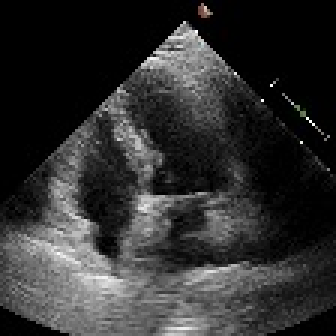
%> input picture EchoNetProcessing/frames_test_patient/EchoNetFrames/0X1A0A263B22CCD966/frames/frame-1.tif, 112 x 112 px (shown 3 times larger); its folder holds 4 pictures in this run
$ octave echo_net_1_patient_process_all_frames.m   (GNU Octave 9; MATLAB toolbox functions it lacks are replaced by stand-ins)
%> lines starting %> are read from the running program, lines starting %| are printed output that depends on the picture; in (x1, y1, x2, y2) boxes, pixels count from 0 and x2, y2 are one past the last pixel; in counts of white or black regions, pixels touching at a corner belong together; the program's own positions count from 1
%% run all the files
clear all; close all

myFolder = 'C:/Users/Shrey/Documents/Stanford/Ultrasound/EchoNetFrames/0X1A0A263B22CCD966/frames';
% Check if the folder exists
if ~isfolder(myFolder)
    errorMessage = sprintf('Error: the following folder does not exist:\n%s\n Please specify a new folder.', myFolder);
    uiwait(warndlg(errorMessage));
    myFolder = uigetdir(); % Ask for a new folder
    if myFolder == 0 % user clicked cancel
        return;
    end
end

% Get a list of all files in the folder with the desired file name pattern.
filePattern = fullfile(myFolder, '*.tif'); % specifies which type of files we want from the folder in case there is something other than .tif present there
theFiles = dir(filePattern); % directory: all the frames for this patient
for k = 1 : 2
    % Get and read the file
    baseFileName = theFiles(k).name;
    fullFileName = fullfile(theFiles(k).folder, baseFileName);
    fprintf(1, 'Now reading %s\n', fullFileName);
    frame_mat = imread(fullFileName);
%> frame_mat is the input picture: size 112x112x3 uint8; mean R, G, B 47.4, 47.4, 47.4
    frame_mat_bw = rgb2gray(frame_mat);
    frame_mat_bw_mask = imbinarize(frame_mat_bw, 0.5); % threshold: set to 0.5, can consider otsu threshold or other
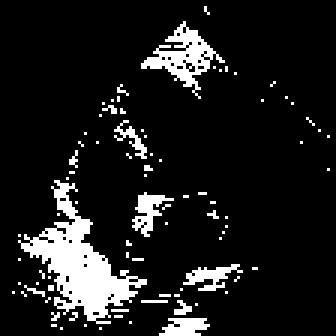
%> frame_mat_bw_mask: size 112x112 logical (shown 3 times larger); 11% white; 84 white regions (78 under 20 px), largest, box (x1, y1, x2, y2) and area: (6, 60, 49, 108) 675, (47, 7, 75, 33) 234, (44, 64, 58, 79) 86, (61, 88, 81, 97) 79, (53, 106, 70, 112) 74, (38, 40, 49, 53) 43

    % Save the black and white version of the frame and the mask of the
    % frame
    save('framebw.mat', 'frame_mat_bw');
    save('framebwmask.mat', 'frame_mat_bw_mask');

    % Define the x and z axes for the template and phantom image
    x_axis = linspace(-.026, .026, 112);
    z_axis = linspace(1.5e-4, .0444299897172237, 112);

    % Define the Bmode, sector, x axis, and z axis in the form of a struct
    img.bmode = frame_mat_bw;
    img.sector = frame_mat_bw_mask;
    img.x_axis = x_axis;
    img.z_axis = z_axis;

    %-- define some useful parameters
    bckDensity = 20;

    %-- display B mode image
    figure; imagesc(x_axis*1e3,z_axis*1e3,img.bmode);
    axis image; colormap(gray); colorbar;
    % hold on; contour(x_axis*1e3,z_axis*1e3,img.sector,[0.5 0.5],'y','linewidth',3);
    xlabel('mm'); ylabel('mm'); title('Template');
    bmode_folder = 'C:\Users\Shrey\Documents\Stanford\Ultrasound\EchoNetFrames\0X1A0A263B22CCD966\bmode';
    saveas(gcf, fullfile(bmode_folder, baseFileName), 'jpg');

    %-- define a medium from a set of point scatterers ramdomly distributed
    x_min = min(x_axis);
    x_max = max(x_axis);
    z_min = min(z_axis);
    z_max = max(z_axis);
    width = x_max-x_min;
    height = z_max-z_min;

    %-- select the number of scatterers
    %-- the goal is to have "bckDensity" of scatterers per resolution cell
    f_number = 1.;
    fc = 2e6;
    lambda = 1540/fc;
    psf_length = 3 * lambda / 2; % point spread function length
    psf_width = 1.206 * lambda * f_number;        % point spread function width
    N_sca_speckle = round( bckDensity * height * width / psf_length / psf_width );

    %-- x positions of the scatterers
    xx = random('unif',x_min,x_max,N_sca_speckle,1);

    %-- z positions of the scatterers
    zz = random('unif',z_min,z_max,N_sca_speckle,1);
    [xm,zm] = meshgrid(x_axis,z_axis);
    %--amplitudes of the scatterers computed from the intensity of the template image
    ampl = interp2(xm,zm,double(img.bmode),xx,zz,'linear');
    I = ampl;
    dyn_range = 10; % can change dynamic range
    exp = (dyn_range/20)*(I/max(ampl) - 1);
    ampl = 10.^exp; % lines 78 - 79 are the formula given in the MUST lecture

    %-- select only scatterers inside the region of interest
    start_depth = lambda; % 7.7E-4
    end_depth = z_max; % .0444
    IN = hypot(xx,zz)>=lambda & hypot(xx,zz)<=end_depth;   % determines the region of interest that is valid -- where xx+zz is more than lambda and less than end depth
    % hypot: computes the square root of the sum of the squares of 2 inputs
    % (xx, zz)
    IN = IN & abs((angle(xx+1i*zz)-pi/2))<50/180*pi; % angle(z): returns the phase angle in the interval [-pi, pi] for each element of a complex array z
    sca_x = xx(IN); % scatterers in x
    sca_z = zz(IN); % scatterers in z
    ampl = ampl(IN); % amplitude of the specific point

    %-- save results
    %save('../fig_1_temp.mat','sca_x','sca_z','ampl', 'img.bmode','x_axis','z_axis','img.sector');


    %-- display scatterers that will be used for the simulation
    figure; scatter(sca_x*1e3,sca_z*1e3,1,ampl,'linewidth',3);
    colorbar; grid on;
    axis equal; axis ij;
    xlabel('x [mm]');
    ylabel('z [mm]');
    title('scatterers');
    set(gca,'fontsize',16);
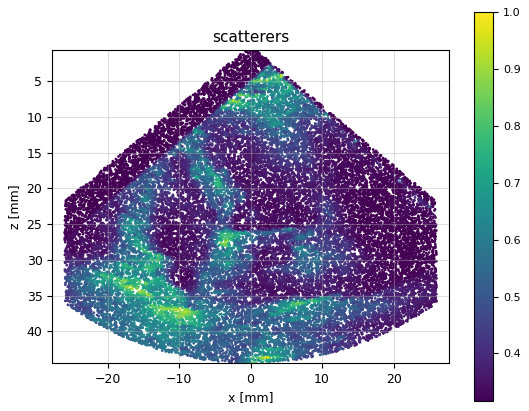
%> figure redrawn from the program's plot data

    phantom_folder = 'C:\Users\Shrey\Documents\Stanford\Ultrasound\EchoNetFrames\0X1A0A263B22CCD966\phantom';
    saveas(gcf, fullfile(phantom_folder, baseFileName), 'jpg');

end
%> pass 2 of the loop `for k = 1 : 2`:
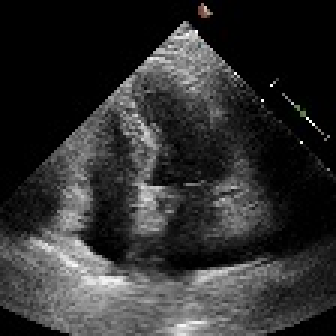
%> input picture EchoNetProcessing/frames_test_patient/EchoNetFrames/0X1A0A263B22CCD966/frames/frame-100.tif, 112 x 112 px (shown 3 times larger)
%> frame_mat is the input picture: size 112x112x3 uint8; mean R, G, B 47.2, 47.2, 47.2
%> `frame_mat_bw_mask = imbinarize(frame_mat_bw, 0.5);`:
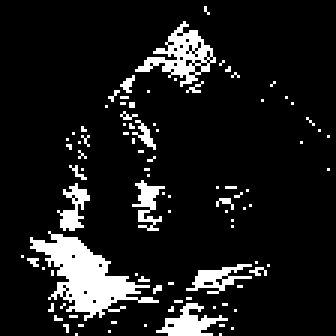
%> frame_mat_bw_mask: size 112x112 logical (shown 3 times larger); 10.6% white; 93 white regions (86 under 20 px), largest, box (x1, y1, x2, y2) and area: (10, 77, 53, 107) 492, (45, 7, 72, 29) 214, (52, 101, 76, 112) 120
%> `set(gca,'fontsize',16);`:
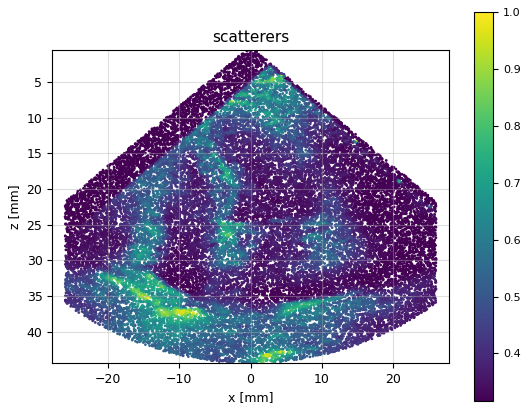
%> figure redrawn from the program's plot data
